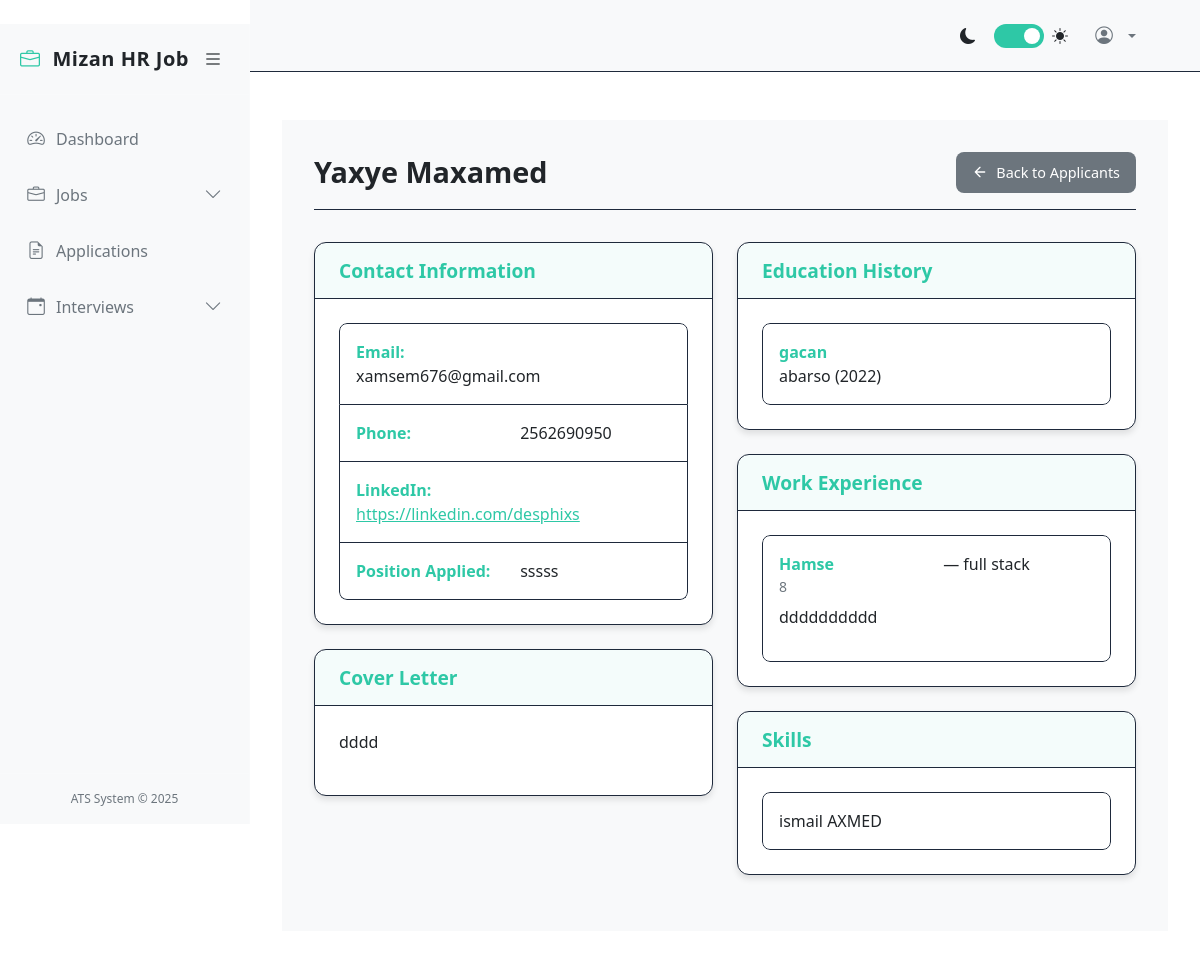
Page /applicant/3/ (signed in) on the committed database.
### jobs/models.py (models this page shows, shortened)
class Applicant(models.Model):
    full_name = models.CharField(max_length=255)
    email = models.EmailField()
    phone = models.CharField(max_length=20)
    linkedin = models.URLField(blank=True, null=True)
    cover_letter = models.TextField()
    position_applied = models.ForeignKey(Job, on_delete=models.SET_NULL, null=True, related_name='applicants')

class Job(models.Model):
    title = models.CharField(max_length=255)
    description = models.TextField()
    deadline = models.DateField()

class Education(models.Model):
    applicant = models.ForeignKey(Applicant, on_delete=models.CASCADE, related_name='education_history')
    school = models.CharField(max_length=255)
    degree = models.CharField(max_length=255)
    year = models.CharField(max_length=10)

class WorkExperience(models.Model):
    applicant = models.ForeignKey(Applicant, on_delete=models.CASCADE, related_name='work_experience')
    company = models.CharField(max_length=255)
    role = models.CharField(max_length=255)
    duration = models.CharField(max_length=100)
    description = models.TextField()

class Skill(models.Model):
    applicant = models.ForeignKey(Applicant, on_delete=models.CASCADE, related_name='skills')
    name = models.CharField(max_length=100)

### jobs/views.py (the view)
    def wrapper(request, *args, **kwargs):
        if not request.session.get('admin_logged_in'):
            return redirect('jobs:admin_login')
        return view_func(request, *args, **kwargs)

### jobs/views.py (called while the page is built)
def admin_required(view_func):
    def wrapper(request, *args, **kwargs):
        if not request.session.get('admin_logged_in'):
            return redirect('jobs:admin_login')
        return view_func(request, *args, **kwargs)
    return wrapper

@admin_required
def applicant_detail(request, pk):
    applicant = get_object_or_404(Applicant, pk=pk)
    education = applicant.education_history.all()
    work_experience = applicant.work_experience.all()
    skills = applicant.skills.all()
    return render(request, 'jobs/applicant_detail.html', {
        'applicant': applicant,
        'education': education,
        'work_experience': work_experience,
        'skills': skills,
    })

### jobs/templates/jobs/applicant_detail.html (shortened to what this page needs)
﻿{% extends 'base.html' %}
{% block content %}
<div class="applicant-detail-container">
    <div class="applicant-header">
        <h1 class="applicant-title">{{ applicant.full_name }}</h1>
        <div class="btn-group">
            <a href="{% url 'jobs:job_applicants' applicant.position_applied.pk %}" class="btn btn-secondary">
                <svg xmlns="http://www.w3.org/2000/svg" width="16" height="16" viewBox="0 0 24 24" fill="none" stroke="currentColor" stroke-width="2" stroke-linecap="round" stroke-linejoin="round">
                    <path d="M19 12H5M12 19l-7-7 7-7"/>
                </svg>
                Back to Applicants
            </a>
        </div>
    </div>
    <div class="row">
        <div class="col-md-6">
            <div class="card">
                <div class="card-header">
                    <h5 class="card-title">Contact Information</h5>
                </div>
                <div class="card-body">
                    <ul class="list-group">
                        <li class="list-group-item">
                            <strong>Email:</strong> {{ applicant.email }}
                        </li>
                        <li class="list-group-item">
                            <strong>Phone:</strong> {{ applicant.phone }}
                        </li>
                        <li class="list-group-item">
                            <strong>LinkedIn:</strong>
                            {% if applicant.linkedin %}
                            <a href="{{ applicant.linkedin }}" target="_blank" style="color: var(--accent-color);">{{ applicant.linkedin }}</a>
                            {% else %}
                            N/A
                            {% endif %}
                        </li>
                        <li class="list-group-item">
                            <strong>Position Applied:</strong> {{ applicant.position_applied.title }}
                        </li>
                    </ul>
                </div>
            </div>
            <div class="card">
                <div class="card-header">
                    <h5 class="card-title">Cover Letter</h5>
                </div>
                <div class="card-body">
                    <div class="cover-letter">{{ applicant.cover_letter|linebreaks }}</div>
                </div>
            </div>
        </div>
        <div class="col-md-6">
            <div class="card">
                <div class="card-header">
                    <h5 class="card-title">Education History</h5>
                </div>
                <div class="card-body">
                    {% if education %}
                        <ul class="list-group">
                        {% for edu in education %}
                            <li class="list-group-item">
                                <strong>{{ edu.school }}</strong><br>
                                {{ edu.degree }} ({{ edu.year }})
                            </li>
                        {% endfor %}
                        </ul>
                    {% else %}
                        <div style="color: var(--text-secondary);">No education history provided.</div>
                    {% endif %}
                </div>
            </div>
            <div class="card">
                <div class="card-header">
                    <h5 class="card-title">Work Experience</h5>
                </div>
                <div class="card-body">
                    {% if work_experience %}
                        <ul class="list-group">
                        {% for work in work_experience %}
                            <li class="list-group-item">
                                <strong>{{ work.company }}</strong> — {{ work.role }}<br>
                                <small style="color: var(--text-secondary);">{{ work.duration }}</small>
                                <div class="mt-2">{{ work.description|linebreaks }}</div>
                            </li>
                        {% endfor %}
                        </ul>
                    {% else %}
                        <div style="color: var(--text-secondary);">No work experience provided.</div>
                    {% endif %}
                </div>
            </div>
            <div class="card">
                <div class="card-header">
                    <h5 class="card-title">Skills</h5>
                </div>
                <div class="card-body">
                    {% if skills %}
                        <ul class="list-group">
                        {% for skill in skills %}
                            <li class="list-group-item">{{ skill.name }}</li>
                        {% endfor %}
                        </ul>
                    {% else %}
                        <div style="color: var(--text-secondary);">No skills provided.</div>
                    {% endif %}
                </div>
            </div>
        </div>
    </div>
</div>
{% endblock %}

### jobs/templates/base.html (shortened to what this page needs)
﻿<!DOCTYPE html>
<html lang="en">
<head>
    <link href="https://cdn.jsdelivr.net/npm/bootstrap@5.3.0/dist/css/bootstrap.min.css" rel="stylesheet">
    <link rel="stylesheet" href="https://cdn.jsdelivr.net/npm/bootstrap-icons@1.10.0/font/bootstrap-icons.css">
</head>
<body>
    <div class="d-flex">
        <div class="sidebar" id="sidebar">
            <div class="sidebar-header">
                <a href="{% url 'jobs:admin_dashboard' %}" class="sidebar-brand">
                    <i class="bi bi-briefcase sidebar-brand-icon"></i>
                    <span id="sidebar-title">Mizan HR Job</span>
                </a>
                <button class="toggle-btn" id="toggle-sidebar">
                    <i class="bi bi-list"></i>
                </button>
            </div>
            <div class="px-2 py-3" style="height: calc(100% - 120px); overflow-y: auto;">
                <ul class="nav flex-column">
                    <li class="nav-item">
                        <a class="nav-link {% if request.resolver_match.url_name == 'admin_dashboard' %}active{% endif %}"
                            href="{% url 'jobs:admin_dashboard' %}">
                            <i class="bi bi-speedometer2"></i>
                            <span class="nav-link-text ms-2">Dashboard</span>
                        </a>
                    </li>
                    <li class="nav-item">
                        <a class="nav-link {% if 'job' in request.resolver_match.url_name %}active{% endif %}"
                            data-bs-toggle="collapse" href="#jobManagementCollapse">
                            <i class="bi bi-briefcase"></i>
                            <span class="nav-link-text ms-2">Jobs</span>
                            <i class="bi bi-chevron-down collapse-icon ms-auto"></i>
                        </a>
                    </li>
                    <li class="nav-item">
                        <a class="nav-link {% if 'application' in request.resolver_match.url_name %}active{% endif %}"
                            href="{% url 'jobs:job_create' %}">
                            <i class="bi bi-file-earmark-text"></i>
                            <span class="nav-link-text ms-2">Applications</span>
                        </a>
                    </li>
                    <li class="nav-item">
                        <a class="nav-link {% if 'interview' in request.resolver_match.url_name %}active{% endif %}"
                            data-bs-toggle="collapse" href="#interviewCollapse">
                            <i class="bi bi-calendar-event"></i>
                            <span class="nav-link-text ms-2">Interviews</span>
                            <i class="bi bi-chevron-down collapse-icon ms-auto"></i>
                        </a>
                    </li>
                </ul>
            </div>
            <div class="sidebar-footer">
                ATS System &copy; 2025
            </div>
        </div>
        <div class="main-content flex-grow-1" id="main-content">
            <nav class="navbar navbar-expand-lg navbar-light bg-light border-bottom">
                <div class="container-fluid">
                    <div class="collapse navbar-collapse" id="navbarSupportedContent">
                        <ul class="navbar-nav ms-auto align-items-center">
                            <li class="nav-item me-3">
                                <div class="d-flex align-items-center">
                                    <i class="bi bi-moon-fill me-2"></i>
                                    <label class="theme-switch">
                                        <span class="slider"></span>
                                    </label>
                                    <i class="bi bi-sun-fill ms-2"></i>
                                </div>
                            </li>
                            <li class="nav-item dropdown">
                                <a class="nav-link dropdown-toggle d-flex align-items-center" href="#" id="userDropdown"
                                    role="button" data-bs-toggle="dropdown">
                                    {% if user.profile_picture %}
                                    <img src="{{ user.profile_picture.url }}" class="rounded-circle me-2" width="32"
                                        height="32" alt="Profile">
                                    {% else %}
                                    <i class="bi bi-person-circle me-2"></i>
                                    {% endif %}
                                </a>
                                    </li>
                                </ul>
                    </div>
                </div>
            </nav>
            <div class="container-fluid py-4">
                {% block content %}{% endblock %}
            </div>
        </div>
    </div>
</body>
</html>

### jobs/templates/base.html (style rules this page uses)
:root { --bg-primary: #030817; --bg-secondary: #0b1120; --accent-color: #2ec8a6; --text-primary: #f8fafc; --text-secondary: #94a3b8; --sidebar-width: 250px; --navbar-height: 72px; --sidebar-collapsed-width: 80px; }
body { background-color: var(--bg-primary); color: var(--text-primary); font-family: 'Segoe UI', system-ui, -apple-system, sans-serif; }
.sidebar { height: 100vh; position: fixed; width: var(--sidebar-width); background-color: var(--bg-secondary); border-right: 1px solid rgba(255, 255, 255, 0.1); transition: all 0.3s cubic-bezier(0.4, 0, 0.2, 1); z-index: 1000; }
.main-content { margin-left: var(--sidebar-width); transition: all 0.3s cubic-bezier(0.4, 0, 0.2, 1); padding-top: var(--navbar-height); }
.nav-link { color: var(--text-secondary); border-radius: 0.375rem; margin: 0.25rem 0; padding: 0.75rem 1rem; transition: all 0.2s ease; position: relative; display: flex; align-items: center; }
.sidebar-header { padding: 1.25rem; border-bottom: 1px solid rgba(255, 255, 255, 0.1); display: flex; align-items: center; justify-content: space-between; }
.toggle-btn { border: none; background: none; font-size: 1.25rem; cursor: pointer; color: var(--text-primary); transition: all 0.2s ease; }
.navbar { background-color: var(--bg-secondary) !important; border-bottom: 1px solid var(--border-color) !important; padding: 0.75rem 1.5rem; position: fixed; top: 0; right: 0; left: var(--sidebar-width); z-index: 1000; height: var(--navbar-height); transition: all 0.3s cubic-bezier(0.4, 0, 0.2, 1); }
.container-fluid { padding: 2rem; }
.collapse-icon { transition: transform 0.2s ease; }
.theme-switch { display: inline-block; position: relative; width: 50px; height: 24px; margin-left: 10px; }
.slider { position: absolute; cursor: pointer; top: 0; left: 0; right: 0; bottom: 0; background-color: #334155; transition: .4s; border-radius: 24px; }
.slider:before { position: absolute; content: ""; height: 16px; width: 16px; left: 4px; bottom: 4px; background-color: white; transition: .4s; border-radius: 50%; }
input:checked+.slider { background-color: var(--accent-color); }
input:checked+.slider:before { transform: translateX(26px); }
.nav-item { position: relative; }
.nav-link i { min-width: 24px; text-align: center; font-size: 1.1rem; }
.sidebar-brand { font-weight: 700; font-size: 1.25rem; letter-spacing: 0.5px; color: var(--text-primary); text-decoration: none; display: flex; align-items: center; }
.sidebar-brand-icon { margin-right: 0.75rem; color: var(--accent-color); }
.sidebar-footer { position: absolute; bottom: 0; width: 100%; padding: 1rem; border-top: 1px solid rgba(255, 255, 255, 0.1); text-align: center; font-size: 0.75rem; color: var(--text-secondary); }

### rows in the picture
Applicant: full_name "Yaxye Maxamed", email "xamsem676@gmail.com", phone "2562690950", linkedin "https://linkedin.com/desphixs", position_applied "sssss", cover_letter "dddd"
Education: school "gacan", degree "abarso", year "2022"
WorkExperience: company "Hamse", role "full stack", duration "8", description "dddddddddd"
Skill: name "ismail AXMED"
